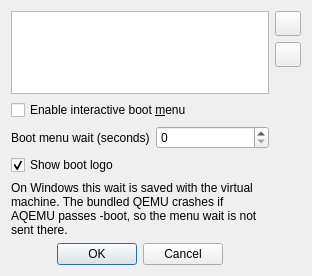
<?xml version="1.0" encoding="UTF-8"?>
<ui version="4.0">
 <author>Andrey Rijov</author>
 <class>Boot_Device_Window</class>
 <widget class="QDialog" name="Boot_Device_Window">
  <property name="geometry">
   <rect>
    <x>0</x>
    <y>0</y>
    <width>312</width>
    <height>276</height>
   </rect>
  </property>
  <property name="windowTitle">
   <string>Boot Order</string>
  </property>
  <property name="windowIcon">
   <iconset resource="../resources/icons.qrc">
    <normaloff>:/terminal.png</normaloff>:/terminal.png</iconset>
  </property>
  <layout class="QGridLayout" name="gridLayout">
   <item row="0" column="0" rowspan="3">
    <widget class="QTreeWidget" name="Boot_Devices_List">
     <property name="verticalScrollBarPolicy">
      <enum>Qt::ScrollBarAlwaysOff</enum>
     </property>
     <property name="horizontalScrollBarPolicy">
      <enum>Qt::ScrollBarAlwaysOff</enum>
     </property>
     <property name="editTriggers">
      <set>QAbstractItemView::NoEditTriggers</set>
     </property>
     <property name="dragEnabled">
      <bool>true</bool>
     </property>
     <property name="dragDropMode">
      <enum>QAbstractItemView::DragOnly</enum>
     </property>
     <property name="alternatingRowColors">
      <bool>true</bool>
     </property>
     <property name="rootIsDecorated">
      <bool>false</bool>
     </property>
     <property name="uniformRowHeights">
      <bool>true</bool>
     </property>
     <property name="headerHidden">
      <bool>true</bool>
     </property>
     <column>
      <property name="text">
       <string>1</string>
      </property>
     </column>
    </widget>
   </item>
   <item row="0" column="1">
    <widget class="QToolButton" name="TB_Up">
     <property name="text">
      <string/>
     </property>
     <property name="icon">
      <iconset resource="../resources/icons.qrc">
       <normaloff>:/up.png</normaloff>:/up.png</iconset>
     </property>
     <property name="iconSize">
      <size>
       <width>18</width>
       <height>18</height>
      </size>
     </property>
    </widget>
   </item>
   <item row="1" column="1">
    <widget class="QToolButton" name="TB_Down">
     <property name="text">
      <string/>
     </property>
     <property name="icon">
      <iconset resource="../resources/icons.qrc">
       <normaloff>:/down.png</normaloff>:/down.png</iconset>
     </property>
     <property name="iconSize">
      <size>
       <width>18</width>
       <height>18</height>
      </size>
     </property>
    </widget>
   </item>
   <item row="2" column="1">
    <spacer name="verticalSpacer">
     <property name="orientation">
      <enum>Qt::Vertical</enum>
     </property>
     <property name="sizeHint" stdset="0">
      <size>
       <width>20</width>
       <height>45</height>
      </size>
     </property>
    </spacer>
   </item>
   <item row="3" column="0">
    <widget class="QCheckBox" name="CH_Boot_Menu">
     <property name="text">
      <string>Enable interactive boot &amp;menu</string>
     </property>
    </widget>
   </item>
   <item row="4" column="0">
    <layout class="QHBoxLayout" name="bootWaitLayout">
     <item>
      <widget class="QLabel" name="Label_Boot_Wait">
       <property name="text">
        <string>Boot menu wait (seconds)</string>
       </property>
      </widget>
     </item>
     <item>
      <widget class="QSpinBox" name="SB_Boot_Wait">
       <property name="minimum">
        <number>0</number>
       </property>
       <property name="maximum">
        <number>60</number>
       </property>
       <property name="toolTip">
        <string>How long the firmware boot menu stays open. 0 uses the normal short pause. The bundled Windows QEMU cannot take a -boot argument, so this wait is saved and not sent on Windows.</string>
       </property>
      </widget>
     </item>
    </layout>
   </item>
   <item row="5" column="0">
    <widget class="QCheckBox" name="CH_Boot_Logo">
     <property name="text">
      <string>Show boot logo</string>
     </property>
     <property name="checked">
      <bool>true</bool>
     </property>
     <property name="toolTip">
      <string>Show the AQEMU picture while SeaBIOS starts this virtual machine. The application setting can turn it off for every machine.</string>
     </property>
    </widget>
   </item>
   <item row="6" column="0">
    <widget class="QLabel" name="Label_Boot_Windows">
     <property name="wordWrap">
      <bool>true</bool>
     </property>
     <property name="text">
      <string>On Windows this wait is saved with the virtual machine. The bundled QEMU crashes if AQEMU passes -boot, so the menu wait is not sent there.</string>
     </property>
    </widget>
   </item>
   <item row="7" column="0">
    <layout class="QHBoxLayout" name="horizontalLayout">
     <item>
      <widget class="Dialog_Button_Box" name="buttonBox">
       <property name="standardButtons">
        <set>QDialogButtonBox::Cancel|QDialogButtonBox::Ok</set>
       </property>
       <property name="centerButtons">
        <bool>true</bool>
       </property>
      </widget>
     </item>
    </layout>
   </item>
  </layout>
 </widget>
 <customwidgets>
  <customwidget>
   <class>Dialog_Button_Box</class>
   <extends>QDialogButtonBox</extends>
   <header>Dialog_Button_Box.h</header>
  </customwidget>
 </customwidgets>
 <tabstops>
  <tabstop>Boot_Devices_List</tabstop>
  <tabstop>TB_Up</tabstop>
  <tabstop>TB_Down</tabstop>
  <tabstop>CH_Boot_Menu</tabstop>
  <tabstop>SB_Boot_Wait</tabstop>
  <tabstop>CH_Boot_Logo</tabstop>
 </tabstops>
 <resources>
  <include location="../resources/icons.qrc"/>
 </resources>
 <connections>
  <connection>
   <sender>buttonBox</sender>
   <signal>rejected()</signal>
   <receiver>Boot_Device_Window</receiver>
   <slot>reject()</slot>
   <hints>
    <hint type="sourcelabel">
     <x>141</x>
     <y>219</y>
    </hint>
    <hint type="destinationlabel">
     <x>155</x>
     <y>123</y>
    </hint>
   </hints>
  </connection>
  <connection>
   <sender>buttonBox</sender>
   <signal>accepted()</signal>
   <receiver>Boot_Device_Window</receiver>
   <slot>accept()</slot>
   <hints>
    <hint type="sourcelabel">
     <x>141</x>
     <y>219</y>
    </hint>
    <hint type="destinationlabel">
     <x>155</x>
     <y>123</y>
    </hint>
   </hints>
  </connection>
 </connections>
</ui>
